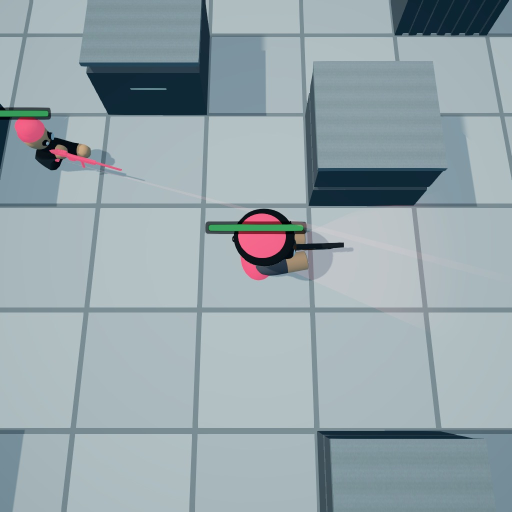
#> input picture Captures/AbilityJuice/shots/r4/death/f0006.jpg, 1024 x 1024 px, given in place of f0009.jpg, which was not available (shown at 1/2 size)
$ python _r2_cam_freeze.py
#> lines starting #> are read from the running program, lines starting #| are printed output that depends on the picture; after the words box and inside, x2 and y2 are one past the last pixel; in counts of white or black regions, pixels touching at a corner belong together; pictures that were not available may be replaced by others from this repository, and a replacement may not be noted
"""Raw (uncompensated) consecutive-frame change: is the freeze distinguishable from a hitch?"""
import numpy as np
from PIL import Image
from scipy import ndimage
import os

AJ = "/Users/cykai/Battle-Plan/Captures/AbilityJuice"


def go(rnd, lo, hi, label):
    D = os.path.join(AJ, "shots", rnd, "camera")

    def L(i):
#> called with i = 9
        return np.asarray(Image.open(os.path.join(D, f"f{i:04d}.jpg")).convert("L"),
                          dtype=np.float64)
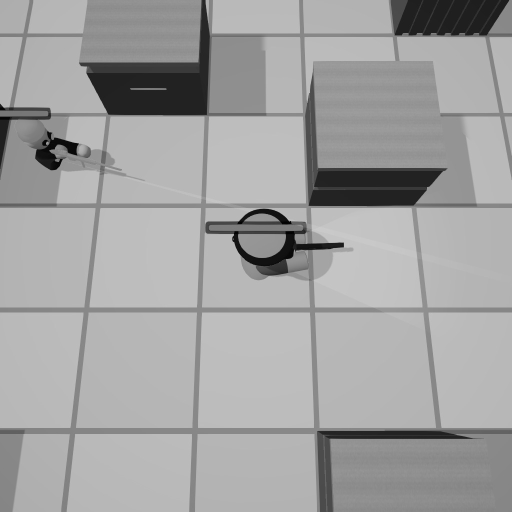
#> returned value: shape (1024, 1024) float64 (shown at 1/2 size); min 0, max 203, mean 161.3

    def C(i):
        return np.asarray(Image.open(os.path.join(D, f"f{i:04d}.jpg")).convert("RGB"),
                          dtype=np.float64)

    print(f"\n{'='*112}")
    print(f"{label} — RAW consecutive written frames, no motion compensation")
    print("(JPEG re-encode noise between two identical renders would sit near 0.3-0.5)")
    print('=' * 112)
    print(f"{'pair':>16} {'t(ms)':>8} | {'mean|Δ|':>8} {'px>8':>8} {'px>25':>8} {'max':>6} | "
          f"{'warm px>8':>10} {'read'}")
    for i in range(lo, hi):
        a, b = L(i), L(i + 1)
#> call 2 of L, with i = 10
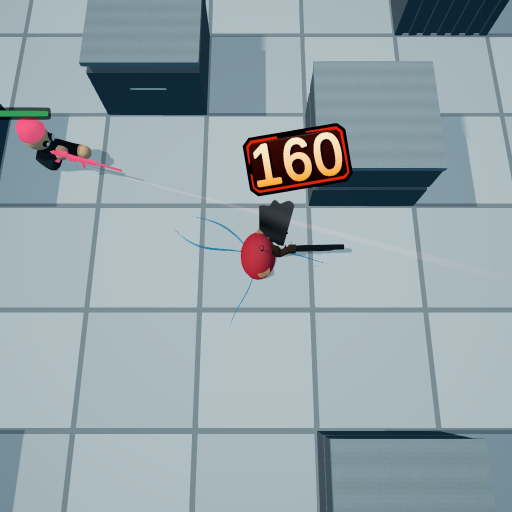
#> input picture Captures/AbilityJuice/shots/r4/death/f0012.jpg, 1024 x 1024 px, given in place of f0010.jpg, which was not available (shown at 1/2 size)
#> in L (call 2), `return np.asarray(Image.open(os.path.join(D, f"f{i:04d}.jpg")).convert..`:
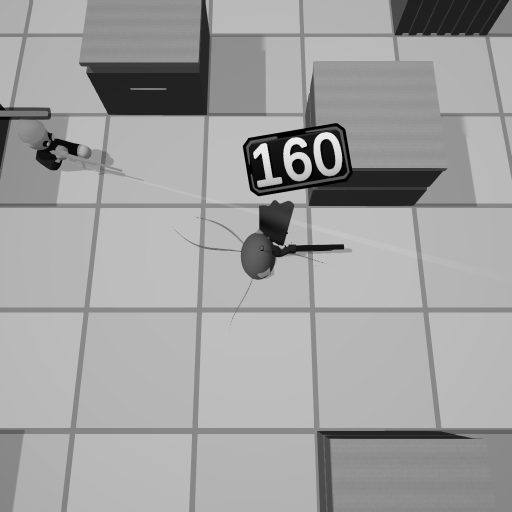
#> returned value: shape (1024, 1024) float64 (shown at 1/2 size); min 0, max 242, mean 159.6
        d = np.abs(b - a)
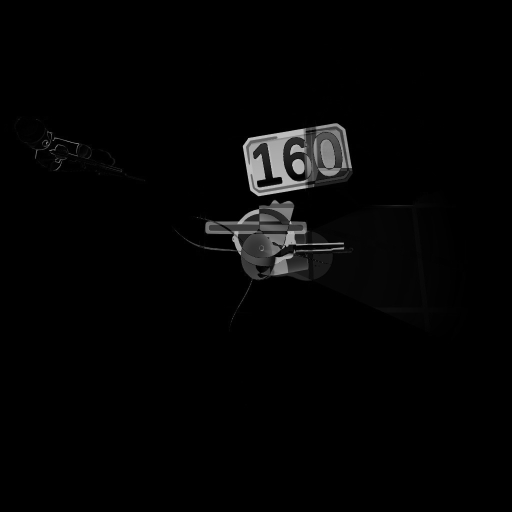
#> d: shape (1024, 1024) float64 (shown at 1/2 size); min 0, max 191, mean 4.5
        ca, cb = C(i), C(i + 1)
        warm = (np.abs(cb - ca).max(axis=2) > 8) & ((cb[..., 0] - cb[..., 2]) > 25)
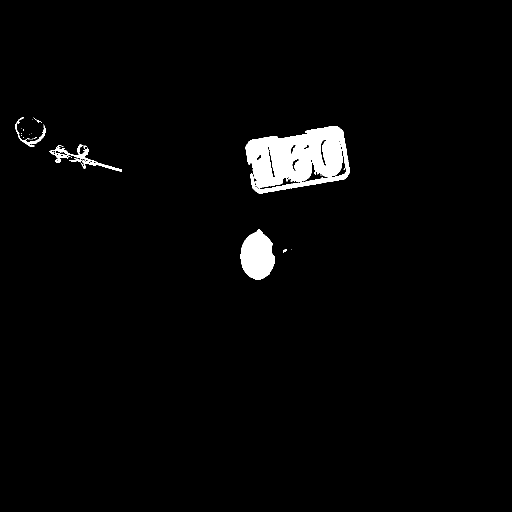
#> warm: shape (1024, 1024) bool (shown at 1/2 size); 2.4% white; 44 white regions (38 under 20 px), largest, box (x1, y1, x2, y2) and area: (491, 252, 700, 387) 18562, (481, 458, 550, 560) 5056, (99, 289, 244, 344) 1349, (31, 234, 92, 294) 472, (566, 498, 574, 505) 34, (70, 239, 83, 246) 24
        n8 = int((d > 8).sum())
#> n8 = 51958
        tag = ("FROZEN" if n8 < 8000 else
               "near-frozen" if n8 < 40000 else "moving")
#> tag = 'moving'
        print(f"  f{i:04d}->f{i+1:04d} {(i-12)*33.333:>8.1f} | {d.mean():8.3f} {n8:8} "
              f"{int((d>25).sum()):8} {d.max():6.0f} | {int(warm.sum()):10} {tag}")
#|   f0009->f0010   -100.0 |    4.505    51958    43848    191 |      25615 moving


#> (the run stopped early here; a loop or call above may not have finished)
